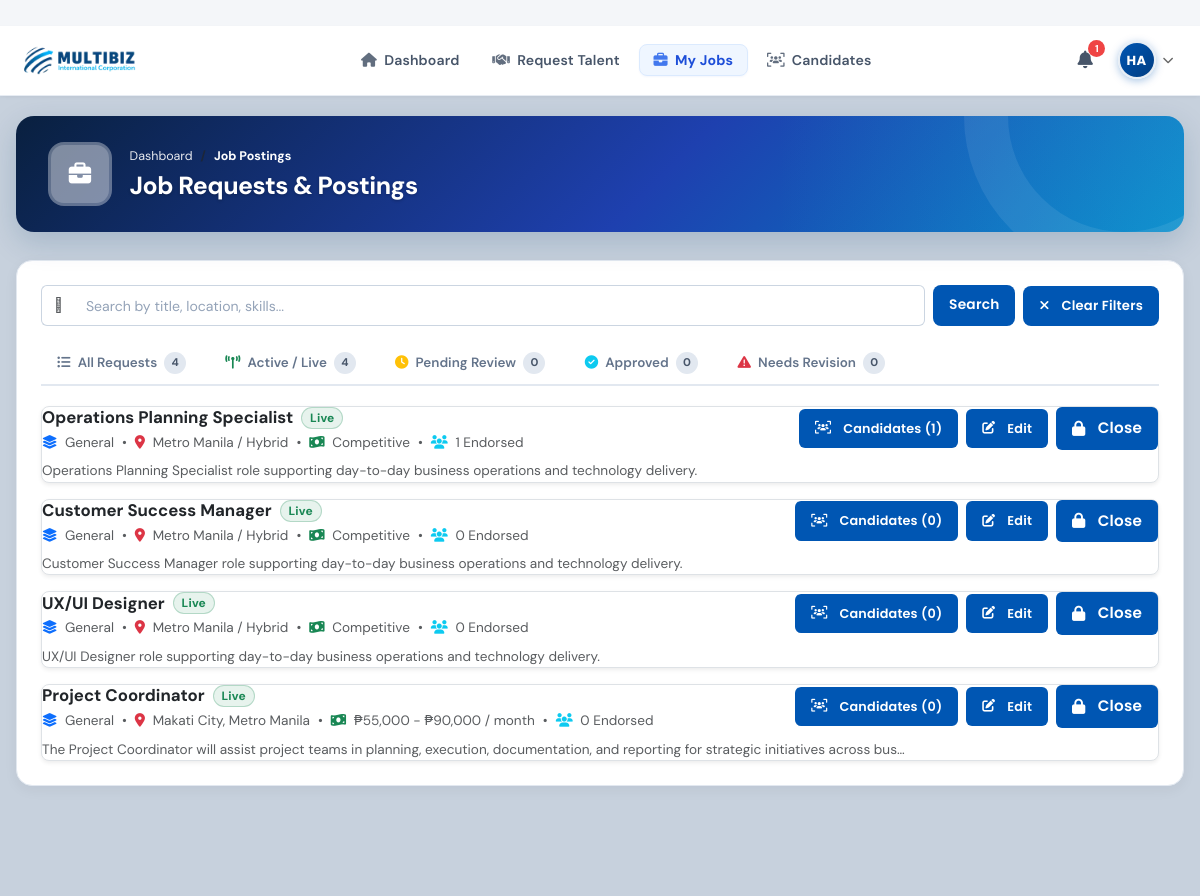
Screenshot of /employer/jobs/ (signed in) with the database file from the repository.
### app/models.py (models this page shows)
class JobPosting(models.Model):
    EMPLOYMENT_TYPE_CHOICES = [
        ('full-time', 'Full-time'),
        ('part-time', 'Part-time'),
        ('contract', 'Contract'),
        ('internship', 'Internship'),
    ]
    STATUS_CHOICES = [
        ('pending', 'Pending Review'),
        ('approved', 'Approved'),
        ('rejected', 'Rejected'),
        ('active', 'Active / Posted'),
        ('closed', 'Closed'),
        ('draft', 'Draft'),
    ]
    job_id = models.AutoField(primary_key=True)
    employer = models.ForeignKey(Employer, on_delete=models.CASCADE, db_column='employer_id', related_name='job_postings')
    title = models.CharField(max_length=255)
    description = models.TextField(null=True, blank=True)
    requirements = models.TextField(null=True, blank=True)
    skills_required = models.TextField(null=True, blank=True)
    location = models.CharField(max_length=255, null=True, blank=True)
    employment_type = models.CharField(max_length=20, choices=EMPLOYMENT_TYPE_CHOICES, default='full-time')
    salary_range = models.CharField(max_length=100, null=True, blank=True)
    positions_available = models.IntegerField(default=1)
    urgency = models.CharField(max_length=50, default='Normal', null=True, blank=True)
    special_notes = models.TextField(null=True, blank=True)
    status = models.CharField(max_length=20, choices=STATUS_CHOICES, default='pending')
    rejection_reason = models.TextField(null=True, blank=True)
    closure_reason = models.TextField(null=True, blank=True)
    admin_notes = models.TextField(null=True, blank=True)
    target_qualifications = models.TextField(null=True, blank=True, help_text="Comma-separated qualification IDs")
    posted_at = models.DateTimeField(default=timezone.now)
    approved_at = models.DateTimeField(null=True, blank=True)
    reviewed_by_admin = models.ForeignKey(User, on_delete=models.SET_NULL, null=True, blank=True, related_name='reviewed_jobs')
    updated_at = models.DateTimeField(auto_now=True)
    class Meta:
        db_table = 'job_postings'
        indexes = [
            models.Index(fields=['status'],    name='job_status_idx'),
            models.Index(fields=['posted_at'], name='job_posted_idx'),
        ]

### app/views/views_employer.py (the view, shortened to what this page needs)
# urls.py: re_path(r'^(?:frontend/)?(?:applicant/)?[Jj]obs(?:\.php|/)?$', views_applicant.jobs_view),
@require_role('employer')
def jobs_view(request):
    user_id = getCurrentUserId(request)
    employer, _ = Employer.objects.get_or_create(user_id=user_id)
    _sync_admin_postings_to_employer(employer)
    status_filter = request.GET.get('status', 'all').strip()
    search = request.GET.get('search', '').strip()
    jobs_qs = JobPosting.objects.filter(employer=employer).annotate(
        applicant_count=Count('applications', filter=Q(applications__forwarded_to_employer=True))
    ).order_by('-posted_at')
    total_count = jobs_qs.count()
    pending_count = jobs_qs.filter(status='pending').count()
    approved_count = jobs_qs.filter(status='approved').count()
    active_count = jobs_qs.filter(status='active').count()
    rejected_count = jobs_qs.filter(status='rejected').count()
    closed_count = jobs_qs.filter(status='closed').count()
    if status_filter and status_filter != 'all':
        jobs_qs = jobs_qs.filter(status=status_filter)
    if search:
        jobs_qs = jobs_qs.filter(
            Q(title__icontains=search) |
            Q(location__icontains=search) |
            Q(skills_required__icontains=search)
        )
    context = {
        'page_title': 'My Job Requests & Postings - MultiBiz',
        'current_page': 'jobs.php',
        'employer': employer,
        'jobs': jobs_qs,
        'status_filter': status_filter,
        'search': search,
        'total_count': total_count,
        'pending_count': pending_count,
        'approved_count': approved_count,
        'active_count': active_count,
        'rejected_count': rejected_count,
        'closed_count': closed_count,
        'submitted_success': request.GET.get('submitted') == 'success',
        'email_failed': request.GET.get('email_failed') == '1',
        'posted_success': request.GET.get('posted') == 'success',
        'updated_success': request.GET.get('updated') == 'success',
    }
    return render(request, 'employer/jobs.html', context)

### templates/employer/jobs.html (shortened to what this page needs)
﻿{% include 'includes/header.html' %}
<div class="portal-dashboard">
    <div class="portal-shell">
        <div class="employer-hero-card">
            <div class="portal-hero-content">
                <div class="portal-identity">
                    <div class="employer-avatar-ring">
                        <div class="employer-avatar-inner">
                            <i class="fa-solid fa-briefcase"></i>
                        </div>
                    </div>
                    <div>
                        <nav aria-label="breadcrumb">
                            <ol class="breadcrumb mb-1 small text-white" style="font-size:0.78rem;">
                                <li class="breadcrumb-item"><a href="/employer/dashboard.php" class="text-white text-decoration-none">Dashboard</a></li>
                                <li class="breadcrumb-item active text-white" aria-current="page">Job Postings</li>
                            </ol>
                        </nav>
                        <h1 class="portal-name" style="color: #ffffff !important;">Job Requests & Postings</h1>
                    </div>
                </div>
            </div>
        </div>
        <div class="portal-card p-4">
            <form method="GET" action="/employer/jobs.php" class="d-flex gap-2 align-items-center flex-wrap mb-3">
                <div class="d-flex flex-grow-1 gap-2">
                    <div class="input-group">
                        <span class="input-group-text bg-white border-end-0" style="border-color:#cbd5e1;"><i class="fa-solid fa-magnifying-glass text-muted"></i></span>
                        <input type="text" name="search" value="{{ search }}" class="form-control border-start-0" placeholder="Search by title, location, skills..." style="border-color:#cbd5e1; font-size:0.88rem;">
                    </div>
                    <button type="submit" class="btn btn-primary px-3 fw-semibold" style="background:#0056b3; border:none; border-radius:8px; font-size:0.86rem;">
                        Search
                    </button>
                </div>
                {% if search or status_filter %}
                    <a href="/employer/jobs.php" class="btn btn-outline-secondary btn-sm px-3 fw-semibold" style="border-radius:8px; font-size:0.82rem;">
                        <i class="fa-solid fa-xmark me-1"></i> Clear Filters
                    </a>
                {% endif %}
            </form>
            <div class="status-tabs">
                <a href="/employer/jobs.php{% if search %}?search={{ search }}{% endif %}" class="status-tab {% if not status_filter %}active{% endif %}">
                    <i class="fa-solid fa-list-ul"></i> All Requests <span class="tab-badge">{{ total_count|default:0 }}</span>
                </a>
                <a href="/employer/jobs.php?status=active{% if search %}&search={{ search }}{% endif %}" class="status-tab {% if status_filter == 'active' %}active{% endif %}">
                    <i class="fa-solid fa-tower-broadcast text-success"></i> Active / Live <span class="tab-badge">{{ active_count|default:0 }}</span>
                </a>
                <a href="/employer/jobs.php?status=pending{% if search %}&search={{ search }}{% endif %}" class="status-tab {% if status_filter == 'pending' %}active{% endif %}">
                    <i class="fa-solid fa-clock text-warning"></i> Pending Review <span class="tab-badge">{{ pending_count|default:0 }}</span>
                </a>
                <a href="/employer/jobs.php?status=approved{% if search %}&search={{ search }}{% endif %}" class="status-tab {% if status_filter == 'approved' %}active{% endif %}">
                    <i class="fa-solid fa-circle-check text-info"></i> Approved <span class="tab-badge">{{ approved_count|default:0 }}</span>
                </a>
                <a href="/employer/jobs.php?status=rejected{% if search %}&search={{ search }}{% endif %}" class="status-tab {% if status_filter == 'rejected' %}active{% endif %}">
                    <i class="fa-solid fa-triangle-exclamation text-danger"></i> Needs Revision <span class="tab-badge">{{ rejected_count|default:0 }}</span>
                </a>
            </div>
            {% if jobs %}
                <div class="d-flex flex-column gap-3">
                    {% for job in jobs %}
                        <div class="p-3.5 border rounded-3 bg-white shadow-sm" style="transition:all 0.2s ease;">
                            <div class="d-flex justify-content-between align-items-start flex-wrap gap-2 mb-2">
                                <div>
                                    <div class="d-flex align-items-center gap-2 flex-wrap">
                                        <h5 class="mb-0 fw-bold text-dark" style="font-size:1.05rem;">{{ job.title }}</h5>
                                        {% if job.status == 'active' %}
                                            <span class="badge bg-success bg-opacity-10 text-success border border-success border-opacity-25 rounded-pill px-2.5 py-1 small fw-bold">Live</span>
                                        {% elif job.status == 'pending' %}
                                            <span class="badge bg-warning bg-opacity-10 text-warning border border-warning border-opacity-25 rounded-pill px-2.5 py-1 small fw-bold">Under Review</span>
                                        {% elif job.status == 'approved' %}
                                            <span class="badge bg-info bg-opacity-10 text-info border border-info border-opacity-25 rounded-pill px-2.5 py-1 small fw-bold">Approved</span>
                                        {% elif job.status == 'rejected' %}
                                            <span class="badge bg-danger bg-opacity-10 text-danger border border-danger border-opacity-25 rounded-pill px-2.5 py-1 small fw-bold">Needs Revision</span>
                                        {% else %}
                                            <span class="badge bg-secondary bg-opacity-10 text-secondary border border-secondary border-opacity-25 rounded-pill px-2.5 py-1 small fw-bold">{{ job.status|title }}</span>
                                        {% endif %}
                                    </div>
                                    <div class="text-muted small mt-1 d-flex flex-wrap gap-2">
                                        <span><i class="fa-solid fa-layer-group me-1 text-primary"></i> {{ job.category|default:"General" }}</span>
                                        <span>&bull;</span>
                                        <span><i class="fa-solid fa-location-dot me-1 text-danger"></i> {{ job.location|default:"Flexible" }}</span>
                                        <span>&bull;</span>
                                        <span><i class="fa-solid fa-money-bill-wave me-1 text-success"></i> {{ job.salary_range|default:"Competitive" }}</span>
                                        <span>&bull;</span>
                                        <span><i class="fa-solid fa-users me-1 text-info"></i> {{ job.applicant_count|default:0 }} Endorsed</span>
                                    </div>
                                </div>
                                <div class="job-card-actions">
                                    <a href="/employer/candidates.php?job_id={{ job.job_id }}" class="btn btn-sm btn-outline-primary px-3 fw-semibold" style="border-radius:6px; font-size:0.8rem;">
                                        <i class="fa-solid fa-users-viewfinder me-1"></i> Candidates ({{ job.applicant_count|default:0 }})
                                    </a>
                                    <a href="/employer/edit_job.php?id={{ job.job_id }}" class="btn btn-sm btn-outline-secondary px-3 fw-semibold" style="border-radius:6px; font-size:0.8rem;">
                                        <i class="fa-solid fa-pen-to-square me-1"></i> Edit
                                    </a>
                                    {% if job.status == 'active' %}
                                        <button class="btn btn-sm btn-outline-danger px-3 fw-semibold" type="button" data-close-job-id="{{ job.job_id }}" data-close-job-title="{{ job.title }}">
                                            <i class="fa-solid fa-lock me-1"></i> Close
                                        </button>
                                    {% endif %}
                                </div>
                            </div>
                            {% if job.description %}
                                <p class="text-muted small mb-0 mt-2 text-truncate" style="max-width:90%;">
                                    {{ job.description|striptags|truncatechars:140 }}
                                </p>
                            {% endif %}
                        </div>
                    {% endfor %}
                </div>
            {% endif %}
        </div>
    </div>
</div>
{% include 'includes/footer.html' %}

### rows the page displays
JobPosting: title "Operations Planning Specialist", status "Live", category "General", location "Metro Manila / Hybrid", salary_range "Competitive", applicant_count "1", description "Operations Planning Specialist role supporting day-to-day business operations and technology delivery."
JobPosting: title "Customer Success Manager", status "Live", category "General", location "Metro Manila / Hybrid", salary_range "Competitive", applicant_count "0", description "Customer Success Manager role supporting day-to-day business operations and technology delivery."
JobPosting: title "UX/UI Designer", status "Live", category "General", location "Metro Manila / Hybrid", salary_range "Competitive", applicant_count "0", description "UX/UI Designer role supporting day-to-day business operations and technology delivery."
JobPosting: title "Project Coordinator", status "Live", category "General", location "Makati City, Metro Manila", salary_range "₱55,000 - ₱90,000 / month", applicant_count "0", description "The Project Coordinator will assist project teams in planning, execution, documentation, and reporting for strategic initiatives across bus…"

### other values shown
{{ unread_notification_count }} "1"
{{ avatar_initials }} "HA"
{{ total_count|default:0 }} "4"
{{ active_count|default:0 }} "4"
{{ pending_count|default:0 }} "0"
{{ approved_count|default:0 }} "0"
{{ rejected_count|default:0 }} "0"
